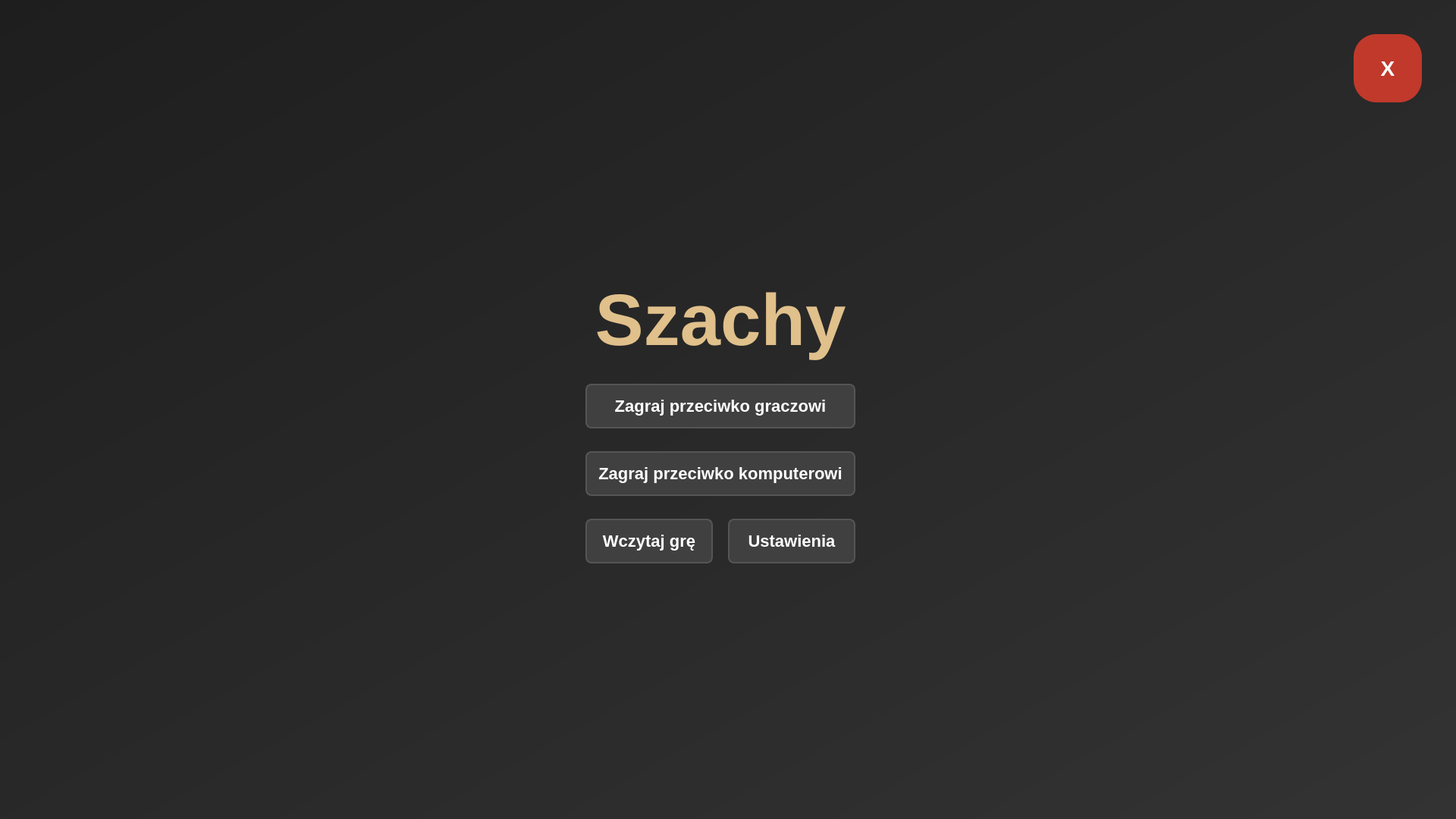
<?xml version="1.0" encoding="UTF-8"?>
<ui version="4.0">
 <class>MainWindow</class>
 <widget class="QMainWindow" name="MainWindow">
  <property name="geometry">
   <rect>
    <x>0</x>
    <y>0</y>
    <width>1920</width>
    <height>1080</height>
   </rect>
  </property>
  <property name="windowTitle">
   <string>Szachy</string>
  </property>
  <widget class="QWidget" name="centralwidget">
   <property name="styleSheet">
    <string notr="true">
QWidget#centralwidget {
    background: qlineargradient(x1:0, y1:0, x2:1, y2:1, stop:0 #1e1e1e, stop:1 #333333);
}

QPushButton {
    background-color: #404040;
    color: #ffffff;
    font-family: 'Segoe UI', Arial, sans-serif;
    font-size: 22px;
    font-weight: bold;
    border-width: 2px;
    border-style: solid;
    border-color: #555555;
    border-radius: 8px;
    padding: 15px;
}

QPushButton#btn_save { background-color: #a9cbff; }
QPushButton#btn_draw { background-color: #ffde8b; color: #000000; }
QPushButton#btn_resign { background-color: #fb8b8b; }

QPushButton:hover {
    background-color: #5a5a5a;
    border-color: #777777;
}

QPushButton:pressed { background-color: #303030; }

QLabel#titleLabel {
    color: #e0c08b;
    font-family: 'Georgia', 'Times New Roman', serif;
    font-size: 96px;
    font-weight: bold;
}

QPushButton#closeButton, QPushButton#btn_closeGame {
    background-color: #c0392b;
    border: none;
    border-radius: 30px;
    color: white;
    font-size: 28px;
    min-width: 60px;
    min-height: 60px;
    max-width: 60px;
    max-height: 60px;
}

QPushButton#closeButton:hover, QPushButton#btn_closeGame:hover { background-color: #e74c3c; }

QPushButton#btn_save:hover { background-color: #8bb5ff; }
QPushButton#btn_draw:hover { background-color: #e5c472; }
QPushButton#btn_resign:hover { background-color: #e67373; }

QLabel#p1Name, QLabel#p2Name {
    color: #ffffff;
    font-size: 20px;
    font-weight: bold;
}

QLabel#p1Timer, QLabel#p2Timer {
    border-width: 2px;
    border-style: solid;
    border-color: #e0c08b;
    border-radius: 5px;
    padding: 5px 15px;
    font-weight: bold;
    font-size: 24px;
    max-height: 45px;
}

QLabel#p1Timer { background-color: #ffffff; color: #000000; }

QLabel#p2Timer { background-color: #1a1a1a; color: #ffffff; }

QListWidget#listWidget_History {
    background-color: #2b2b2b;
    border-width: 2px;
    border-style: solid;
    border-color: #555555;
    border-radius: 8px;
    color: #e0c08b;
    font-family: 'Consolas', monospace;
    font-size: 16px;
    padding: 10px;
}
    </string>
   </property>
   <layout class="QGridLayout" name="gridLayout">
    <property name="leftMargin"><number>0</number></property>
    <property name="topMargin"><number>0</number></property>
    <property name="rightMargin"><number>0</number></property>
    <property name="bottomMargin"><number>0</number></property>
    <item row="0" column="0">
     <widget class="QStackedWidget" name="pageManager">
      <property name="currentIndex"><number>0</number></property>

      <widget class="QWidget" name="page_MainMenu">
       <layout class="QGridLayout" name="gridLayout_MainMenu" rowstretch="0,1,0,0,0,0,1" columnstretch="1,0,0,1,0">
        <property name="leftMargin"><number>135</number></property>
        <property name="topMargin"><number>45</number></property>
        <property name="rightMargin"><number>45</number></property>
        <property name="bottomMargin"><number>135</number></property>
        <property name="horizontalSpacing"><number>20</number></property>
        <property name="verticalSpacing"><number>30</number></property>
        <item row="0" column="4">
         <widget class="QPushButton" name="closeButton">
          <property name="cursor"><cursorShape>PointingHandCursor</cursorShape></property>
          <property name="text"><string>X</string></property>
         </widget>
        </item>
        <item row="1" column="0" rowspan="6">
         <spacer name="horizontalSpacer_Left">
          <property name="orientation"><enum>Qt::Horizontal</enum></property>
          <property name="sizeHint"><size><width>40</width><height>20</height></size></property>
         </spacer>
        </item>
        <item row="1" column="3" rowspan="6">
         <spacer name="horizontalSpacer_Right">
          <property name="orientation"><enum>Qt::Horizontal</enum></property>
          <property name="sizeHint"><size><width>40</width><height>20</height></size></property>
         </spacer>
        </item>
        <item row="1" column="1" colspan="2">
         <spacer name="verticalSpacer_Top">
          <property name="orientation"><enum>Qt::Vertical</enum></property>
          <property name="sizeHint"><size><width>20</width><height>40</height></size></property>
         </spacer>
        </item>
        <item row="2" column="1" colspan="2">
         <widget class="QLabel" name="titleLabel">
          <property name="text"><string>Szachy</string></property>
          <property name="alignment"><set>Qt::AlignCenter</set></property>
         </widget>
        </item>
        <item row="3" column="1" colspan="2">
         <widget class="QPushButton" name="btn_playPlayer">
          <property name="cursor"><cursorShape>PointingHandCursor</cursorShape></property>
          <property name="text"><string>Zagraj przeciwko graczowi</string></property>
         </widget>
        </item>
        <item row="4" column="1" colspan="2">
         <widget class="QPushButton" name="btn_playComputer">
          <property name="cursor"><cursorShape>PointingHandCursor</cursorShape></property>
          <property name="text"><string>Zagraj przeciwko komputerowi</string></property>
         </widget>
        </item>
        <item row="5" column="1">
         <widget class="QPushButton" name="btn_loadGame">
          <property name="cursor"><cursorShape>PointingHandCursor</cursorShape></property>
          <property name="text"><string>Wczytaj grę</string></property>
         </widget>
        </item>
        <item row="5" column="2">
         <widget class="QPushButton" name="btn_settings">
          <property name="cursor"><cursorShape>PointingHandCursor</cursorShape></property>
          <property name="text"><string>Ustawienia</string></property>
         </widget>
        </item>
        <item row="6" column="1" colspan="2">
         <spacer name="verticalSpacer_Bottom">
          <property name="orientation"><enum>Qt::Vertical</enum></property>
          <property name="sizeHint"><size><width>20</width><height>40</height></size></property>
         </spacer>
        </item>
       </layout>
      </widget>

      <widget class="QWidget" name="page_GameBoard">
       <layout class="QHBoxLayout" name="horizontalLayout_Game" stretch="5,3">
        <property name="spacing"><number>30</number></property>
        <item>
         <widget class="QWidget" name="boardContainer">
          <property name="styleSheet">
           <string notr="true">background-color: #1a1a1a; border-width: 4px; border-style: solid; border-color: #555555; border-radius: 8px;</string>
          </property>
          <layout class="QGridLayout" name="gridLayout_Board">
           <property name="leftMargin"><number>2</number></property>
           <property name="topMargin"><number>2</number></property>
           <property name="rightMargin"><number>2</number></property>
           <property name="bottomMargin"><number>2</number></property>
           <property name="spacing"><number>0</number></property>
          </layout>
         </widget>
        </item>
        <item>
        <layout class="QVBoxLayout" name="verticalLayout_Right" stretch="0,1,1,4">
          <property name="spacing"><number>20</number></property>
          <item>
           <layout class="QHBoxLayout" name="horizontalLayout_TopBar">
            <item>
             <spacer name="horizontalSpacer_TopBar">
              <property name="orientation"><enum>Qt::Horizontal</enum></property>
              <property name="sizeHint" stdset="0">
               <size><width>40</width><height>20</height></size>
              </property>
             </spacer>
            </item>
            <item>
             <widget class="QPushButton" name="btn_closeGame">
              <property name="cursor"><cursorShape>PointingHandCursor</cursorShape></property>
              <property name="text"><string>X</string></property>
             </widget>
            </item>
           </layout>
          </item>
          <item>
           <layout class="QHBoxLayout" name="horizontalLayout_P1">
            <item>
             <widget class="QLabel" name="p1Icon">
              <property name="minimumSize"><size><width>40</width><height>40</height></size></property>
              <property name="text"><string></string></property>
             </widget>
            </item>
            <item>
             <widget class="QLabel" name="p1Name">
              <property name="text"><string>Gracz 1</string></property>
             </widget>
            </item>
            <item>
             <widget class="QLabel" name="p1Timer">
              <property name="text"><string>05:00</string></property>
              <property name="alignment"><set>Qt::AlignCenter</set></property>
             </widget>
            </item>
            <item>
             <widget class="QLabel" name="p1Captured">
              <property name="text"><string></string></property>
             </widget>
            </item>
            <item>
             <spacer>
              <property name="orientation"><enum>Qt::Horizontal</enum></property>
             </spacer>
            </item>
           </layout>
          </item>
          <item>
           <layout class="QHBoxLayout" name="horizontalLayout_P2">
            <item>
             <widget class="QLabel" name="p2Icon">
              <property name="minimumSize"><size><width>40</width><height>40</height></size></property>
              <property name="text"><string></string></property>
             </widget>
            </item>
            <item>
             <widget class="QLabel" name="p2Name">
              <property name="text"><string>Gracz 2</string></property>
             </widget>
            </item>
            <item>
             <widget class="QLabel" name="p2Timer">
              <property name="text"><string>05:00</string></property>
              <property name="alignment"><set>Qt::AlignCenter</set></property>
             </widget>
            </item>
            <item>
             <widget class="QLabel" name="p2Captured">
              <property name="text"><string></string></property>
             </widget>
            </item>
            <item>
             <spacer>
              <property name="orientation"><enum>Qt::Horizontal</enum></property>
             </spacer>
            </item>
           </layout>
          </item>
          <item>
           <layout class="QVBoxLayout" name="verticalLayout_Actions">
            <item>
             <widget class="QListWidget" name="listWidget_History"/>
            </item>
            <item>
             <layout class="QGridLayout" name="gridLayout_ActionBtns">
              <property name="spacing"><number>15</number></property>
              <item row="0" column="0">
               <widget class="QPushButton" name="btn_undo">
                <property name="text"><string>Cofnij ruch</string></property>
               </widget>
              </item>
              <item row="0" column="1">
               <widget class="QPushButton" name="btn_draw">
                <property name="text"><string>Zaproponuj remis</string></property>
               </widget>
              </item>
              <item row="1" column="0">
               <widget class="QPushButton" name="btn_save">
                <property name="text"><string>Zapisz partię</string></property>
               </widget>
              </item>
              <item row="1" column="1">
               <widget class="QPushButton" name="btn_resign">
                <property name="text"><string>Poddaj się</string></property>
               </widget>
              </item>
             </layout>
            </item>
            <item>
             <widget class="QPushButton" name="btn_gameSettings">
              <property name="text"><string>Ustawienia Gry</string></property>
             </widget>
            </item>
           </layout>
          </item>
         </layout>
        </item>
       </layout>
      </widget>
     </widget>
    </item>
   </layout>
  </widget>
 </widget>
 <resources/>
 <connections/>
</ui>
